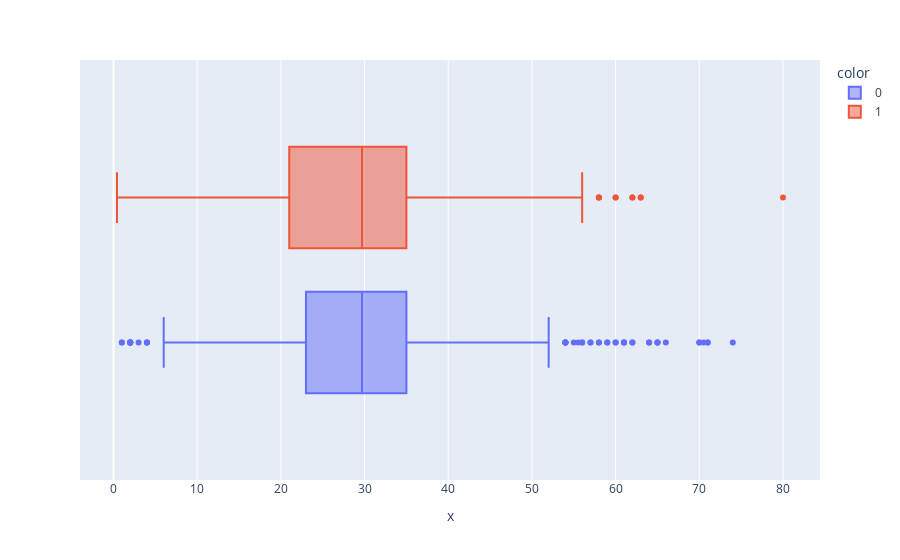

Source (notebook cell):
### Code cell
px.box(df["Sex"], df["Age"], color=df["Survived"])

### Figure 1 — Plotly figure (JSON) as saved in the notebook; plotly's stock layout.template omitted (floating-point values rounded to 4 significant figures; data arrays with more than 128 entries replaced by an {"elided": "..."} marker saying what was removed)
{"data": [{"alignmentgroup": "True", "hovertemplate": "color=0<br>x=%{x}<extra></extra>", "legendgroup": "0", "marker": {"color": "#636efa"}, "name": "0", "notched": false, "offsetgroup": "0", "orientation": "h", "showlegend": true, "type": "box", "x": {"elided": "549 float values"}, "x0": " ", "xaxis": "x", "y0": " ", "yaxis": "y"}, {"alignmentgroup": "True", "hovertemplate": "color=1<br>x=%{x}<extra></extra>", "legendgroup": "1", "marker": {"color": "#EF553B"}, "name": "1", "notched": false, "offsetgroup": "1", "orientation": "h", "showlegend": true, "type": "box", "x": {"elided": "342 float values"}, "x0": " ", "xaxis": "x", "y0": " ", "yaxis": "y"}], "layout": {"autosize": true, "boxmode": "group", "legend": {"title": {"text": "color"}, "tracegroupgap": 0}, "margin": {"t": 60}, "xaxis": {"anchor": "y", "autorange": true, "domain": [0, 1], "range": [-4.001, 84.42], "title": {"text": "x"}, "type": "linear"}, "yaxis": {"anchor": "x", "autorange": true, "domain": [0, 1], "range": [-0.514, 0.514], "type": "category"}}}
